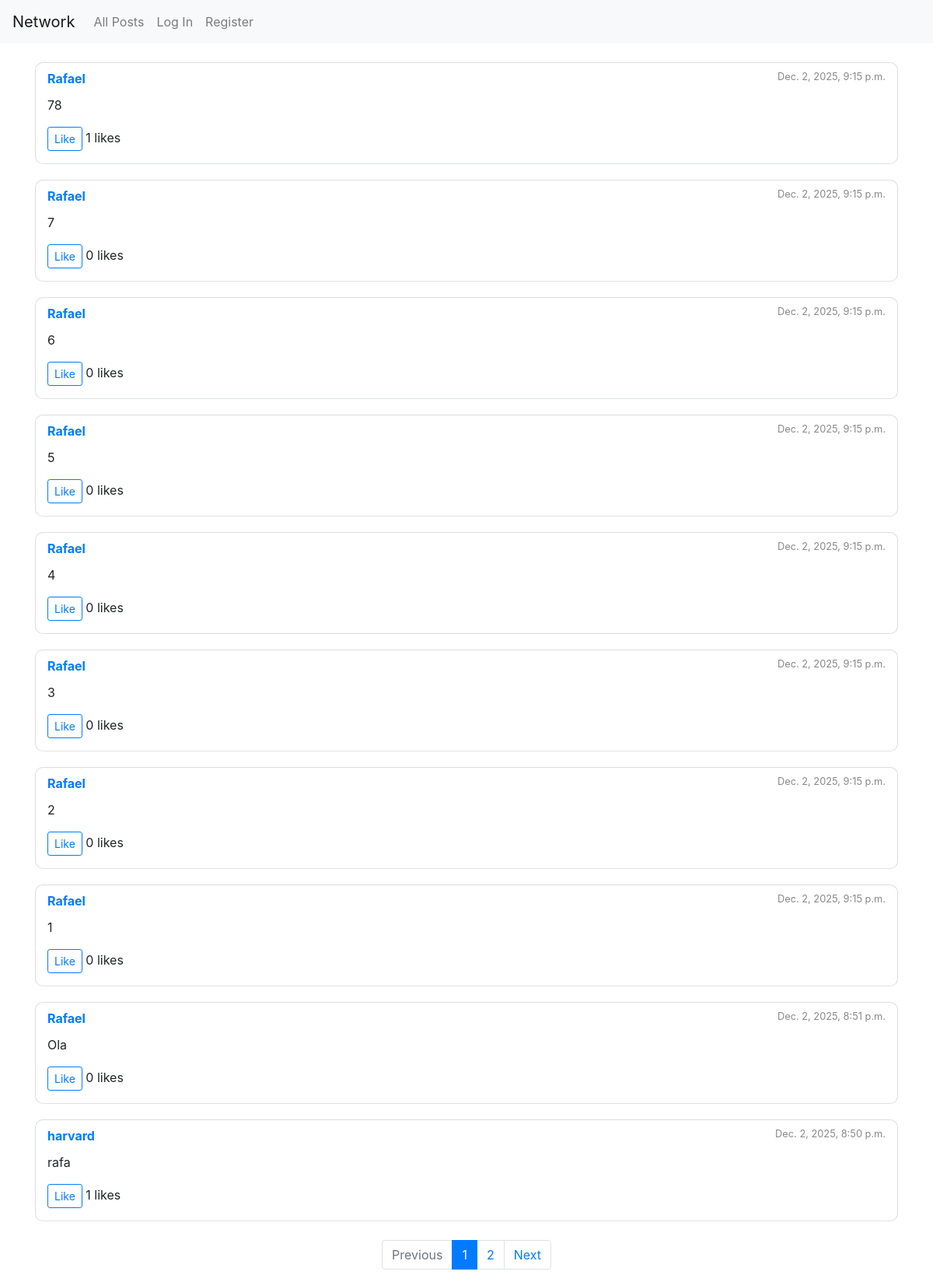
The app's page /, older data.
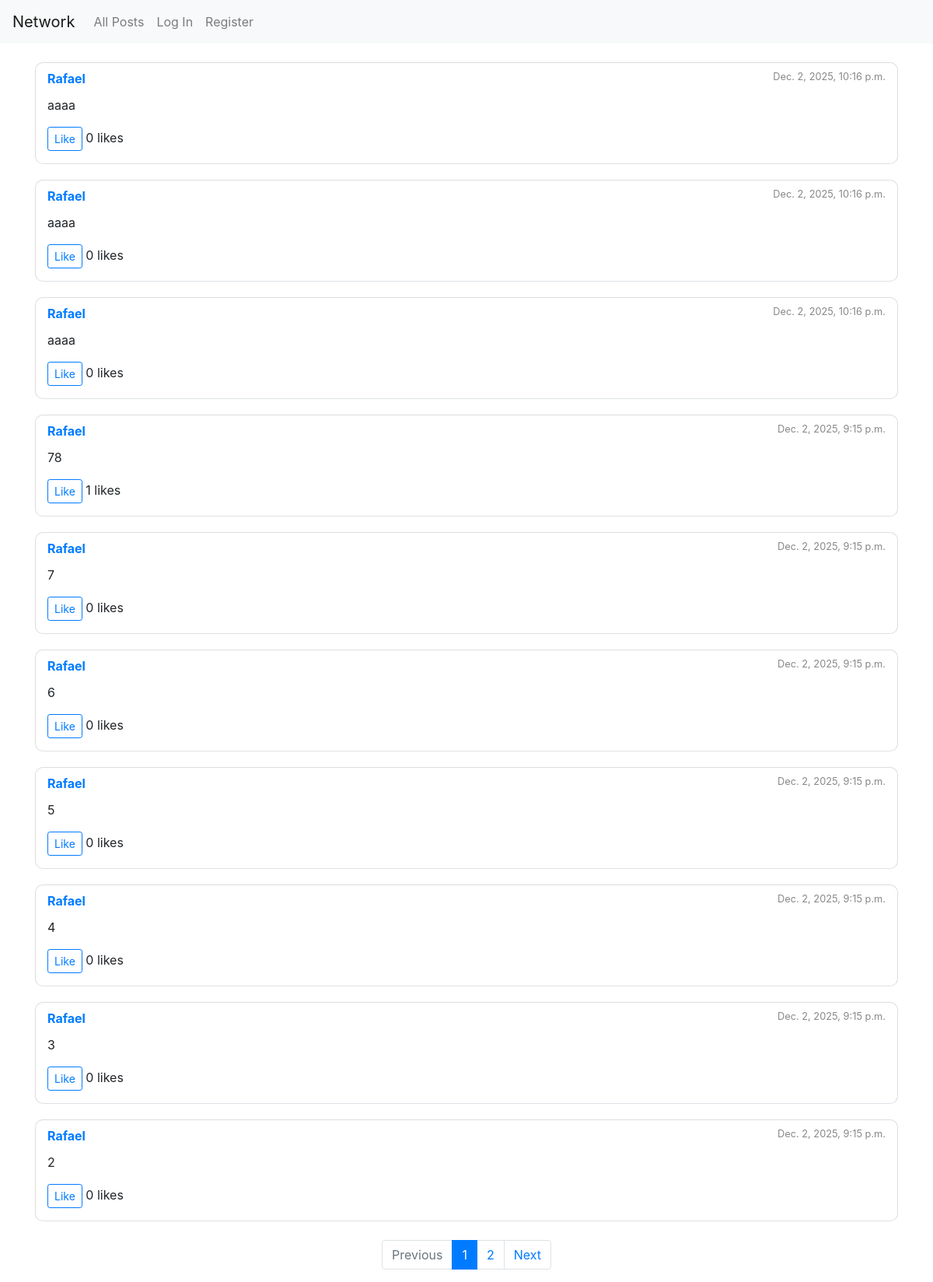
The same page, newer data.
### network/models.py (models this page shows)
class Post(models.Model):
    content = models.TextField(max_length=256)
    creator = models.ForeignKey("User", on_delete=models.CASCADE, related_name="creator")
    likes = models.ManyToManyField("User", related_name="likes", blank=True, null=True)
    time = models.DateTimeField(auto_now_add=True)

class User(AbstractUser):
    pass

### network/views.py (the view)
# urls.py: path("", views.index, name="index"),
def index(request):
    if request.method == 'POST':
        if request.user.is_authenticated :
            content_data = request.POST.get("content", "").strip()
            if content_data != "":
                post = Post(
                    creator = request.user,
                    content = content_data,
                )
                post.save()
            return HttpResponseRedirect(reverse("index"))
    else:
        posts_list = Post.objects.all().order_by("-time")
        paginator = Paginator(posts_list, 10)  # 10 posts por página
        page_number = request.GET.get("page")
        posts = paginator.get_page(page_number)
        return render(request, "network/index.html",  {
            "posts": posts
        })

### network/templates/network/index.html (shortened to what this page needs)
{% extends "network/layout.html" %}
{% block body %}
<div class="container mt-4 ">
    {% for post in posts %}
    <div class="post-card border-bottom pb-3 pt-2">
        <div class="post-header">
            <a href="{% url 'profile' post.creator.username %}" class="post-author">
                {{ post.creator }}
            </a>
            <span class="post-time">{{ post.time }}</span>
        </div>
        <p id="content-{{ post.id }}">{{ post.content }}</p>
        {% if request.user == post.creator %}
            <button class="btn btn-sm btn-outline-secondary edit-btn" data-id="{{ post.id }}">Edit</button>
        {% else %}
            <button class="btn btn-sm btn-outline-primary like-btn" data-id="{{ post.id }}">
                {% if user in post.likes.all %}Unlike{% else %}Like{% endif %}
            </button>
            <span id="likes-{{ post.id }}" class="ms-2">
                {{ post.likes.count }}
            </span> likes
        {% endif %}
    </div>
    {% endfor %}
    {% include "network/pagination.html" %}
</div>
{% endblock %}

Row changes from the older to the newer data that the page shows:
no longer on this page (row unchanged): Post: creator "Rafael", time "Dec. 2, 2025, 9:15 p.m.", content "1", shows "Like", likes.count "0"
no longer on this page (row unchanged): Post: creator "Rafael", time "Dec. 2, 2025, 8:51 p.m.", content "Ola", shows "Like", likes.count "0"
no longer on this page (row edited): Post: creator "harvard", time "Dec. 2, 2025, 8:50 p.m.", content "rafa", shows "Like", likes.count "1"
added Post: creator "Rafael", time "Dec. 2, 2025, 10:16 p.m.", content "aaaa", shows "Like", likes.count "0"
added Post: creator "Rafael", time "Dec. 2, 2025, 10:16 p.m.", content "aaaa", shows "Like", likes.count "0"
added Post: creator "Rafael", time "Dec. 2, 2025, 10:16 p.m.", content "aaaa", shows "Like", likes.count "0"
